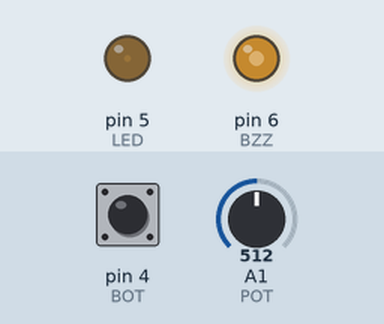
This sketch was run on a simulated Arduino Uno, built with avr-gcc and run on an emulated ATmega328P. On the bench: output pins drawn as LEDs (lit = HIGH). The inputs (shaded band) are chosen by the test bench; at power-on: A1 (POT) = 512, pin 4 (BOT) LOW.

Above: at 1.2 s.
1.3 s: A1 (POT) set to 716
At 2.3 s:
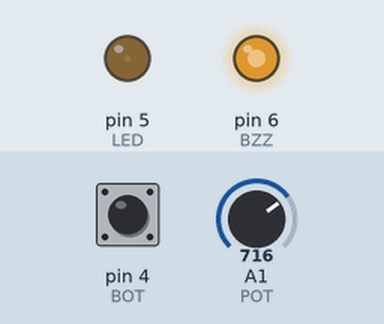
2.8 s: A1 (POT) set to 900
At 3.7 s:
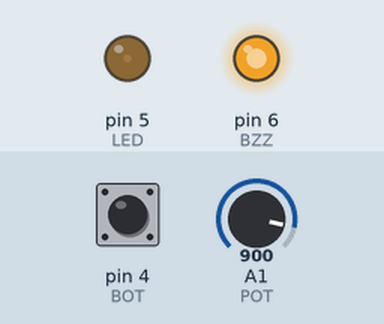
4.3 s: A1 (POT) set to 122
At 5.5 s:
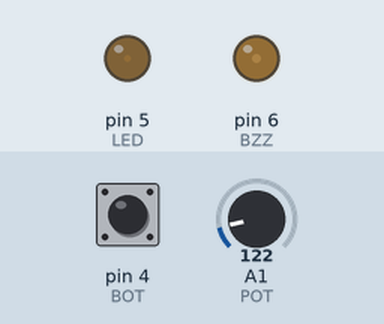
5.8 s: A1 (POT) set to 0
At 7.2 s:
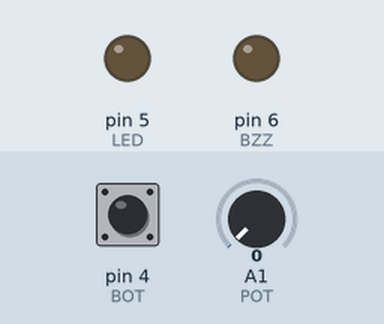
Timing chart, 0 to 8.3 s (numbered marks = the images above; inputs shaded):
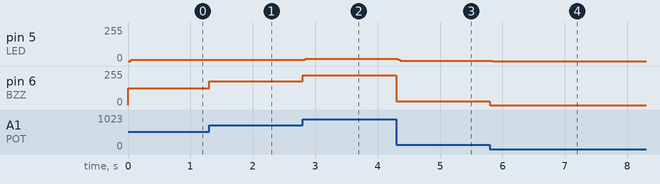

The sketch:

led_with_bzz_pot_.ino
```cpp
int LED = 5;
int BZZ = 6;
int POT = A1;
int BOT = 4;

void setup() {

  pinMode(LED, OUTPUT);
  pinMode(BZZ, OUTPUT);
  pinMode(POT, INPUT);
  pinMode(BOT, INPUT);

}

void loop() {

  int pot = analogRead(POT);
  int pwm = map(pot, 0, 1024, 0, 255);

  analogWrite(LED, pwm);
  analogWrite(BZZ, pwm);

  int bot = digitalRead(BOT);
  int led = digitalRead(LED);
  if(led!=0){
    if(bot==1){
      analogWrite(LED, pwm);
    }else{
      analogWrite(LED, pwm);
    }
  }

}
```

Measured:
- after the input at 1.3 s, pin 6 (BZZ): 127/255 → 178/255 at once
- after the input at 2.8 s, pin 5 (LED): 8/255 → 16/255 at once; pin 6 (BZZ): 178/255 → 224/255 at once
- after the input at 4.3 s, pin 5 (LED): 16/255 → 1/255 at once; pin 6 (BZZ): 224/255 → 30/255 at once
- after the input at 5.8 s, pin 5 (LED): 1/255 → 0/255 at once; pin 6 (BZZ): 30/255 → 0/255 at once
